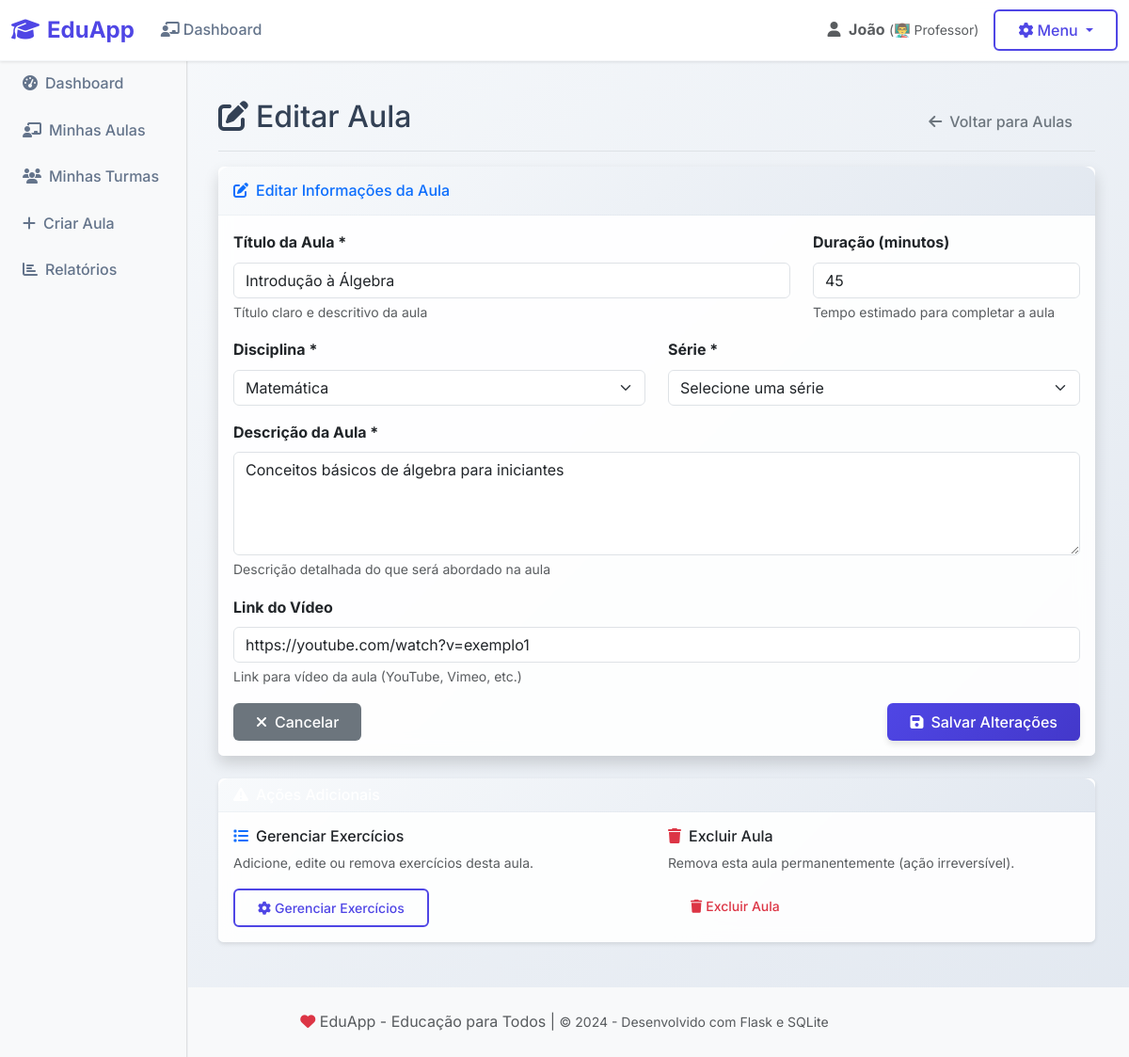
Page /professor/aulas/1/editar (signed in) on the committed database.
### tables this page shows
CREATE TABLE users (
                id INTEGER PRIMARY KEY AUTOINCREMENT,
                username TEXT UNIQUE NOT NULL,
                email TEXT UNIQUE NOT NULL,
                password_hash TEXT NOT NULL,
                first_name TEXT NOT NULL,
                last_name TEXT NOT NULL,
                user_type TEXT NOT NULL DEFAULT 'student',
                is_active BOOLEAN DEFAULT 1,
                created_at TIMESTAMP DEFAULT CURRENT_TIMESTAMP,
                updated_at TIMESTAMP DEFAULT CURRENT_TIMESTAMP
            );

CREATE TABLE aulas (
                id INTEGER PRIMARY KEY AUTOINCREMENT,
                titulo TEXT NOT NULL,
                descricao TEXT,
                disciplina TEXT NOT NULL,
                serie TEXT NOT NULL,
                link_video TEXT,
                professor_id INTEGER NOT NULL,
                duracao_minutos INTEGER DEFAULT 45,
                dificuldade TEXT DEFAULT 'medio' CHECK (dificuldade IN ('facil', 'medio', 'dificil')),
                created_at TIMESTAMP DEFAULT CURRENT_TIMESTAMP,
                updated_at TIMESTAMP DEFAULT CURRENT_TIMESTAMP,
                FOREIGN KEY (professor_id) REFERENCES users (id)
            );

### app.py (the view, shortened to what this page needs)
@app.route('/professor/aulas/<int:aula_id>/editar', methods=['GET', 'POST'])
@professor_required
def editar_aula(aula_id):
    db = get_db()
    cur = db.cursor()
    cur.execute('''
        SELECT id, titulo, descricao, disciplina, serie, link_video, duracao_minutos
        FROM aulas
        WHERE id = ? AND professor_id = ?
    ''', (aula_id, current_user.id))
    aula = cur.fetchone()
    if not aula:
        flash('❌ Aula não encontrada.', 'error')
        return redirect(url_for('professor_aulas'))
    cur.close()
    return render_template('professor_editar_aula.html', aula=aula)

### templates/professor_editar_aula.html (shortened to what this page needs)
{% extends "base.html" %}
{% block content %}
<div class="container-fluid">
    <div class="row">
        <div class="col-md-3 col-lg-2 d-md-block bg-light sidebar">
            <div class="position-sticky pt-3">
                <ul class="nav flex-column">
                    <li class="nav-item">
                        <a class="nav-link" href="{{ url_for('professor_dashboard') }}">
                            <i class="fas fa-tachometer-alt me-2"></i>Dashboard
                        </a>
                    </li>
                    <li class="nav-item">
                        <a class="nav-link" href="{{ url_for('professor_aulas') }}">
                            <i class="fas fa-chalkboard-teacher me-2"></i>Minhas Aulas
                        </a>
                    </li>
                    <li class="nav-item">
                        <a class="nav-link" href="{{ url_for('professor_turmas') }}">
                            <i class="fas fa-users me-2"></i>Minhas Turmas
                        </a>
                    </li>
                    <li class="nav-item">
                        <a class="nav-link" href="{{ url_for('criar_aula') }}">
                            <i class="fas fa-plus me-2"></i>Criar Aula
                        </a>
                    </li>
                    <li class="nav-item">
                        <a class="nav-link" href="{{ url_for('professor_relatorios') }}">
                            <i class="fas fa-chart-bar me-2"></i>Relatórios
                        </a>
                    </li>
                </ul>
            </div>
        </div>
        <div class="col-md-9 ms-sm-auto col-lg-10 px-md-4">
            <div class="d-flex justify-content-between flex-wrap flex-md-nowrap align-items-center pt-3 pb-2 mb-3 border-bottom">
                <h1 class="h2">
                    <i class="fas fa-edit me-2"></i>Editar Aula
                </h1>
                <div class="btn-toolbar mb-2 mb-md-0">
                    <a href="{{ url_for('professor_aulas') }}" class="btn btn-outline-secondary">
                        <i class="fas fa-arrow-left me-2"></i>Voltar para Aulas
                    </a>
                </div>
            </div>
            <div class="row">
                <div class="col-12">
                    <div class="card shadow">
                        <div class="card-header py-3">
                            <h6 class="m-0 font-weight-bold text-primary">
                                <i class="fas fa-edit me-2"></i>Editar Informações da Aula
                            </h6>
                        </div>
                        <div class="card-body">
                            <form method="POST" id="form-aula">
                                <div class="row">
                                    <div class="col-md-8">
                                        <div class="mb-3">
                                            <label for="titulo" class="form-label">
                                                <strong>Título da Aula *</strong>
                                            </label>
                                            <input type="text" class="form-control" id="titulo" name="titulo"
                                                   value="{{ aula.titulo }}" required>
                                            <div class="form-text">Título claro e descritivo da aula</div>
                                        </div>
                                    </div>
                                    <div class="col-md-4">
                                        <div class="mb-3">
                                            <label for="duracao_minutos" class="form-label">
                                                <strong>Duração (minutos)</strong>
                                            </label>
                                            <input type="number" class="form-control" id="duracao_minutos"
                                                   name="duracao_minutos" min="5" max="180"
                                                   value="{{ aula.duracao_minutos or '' }}" placeholder="45">
                                            <div class="form-text">Tempo estimado para completar a aula</div>
                                        </div>
                                    </div>
                                </div>
                                <div class="row">
                                    <div class="col-md-6">
                                        <div class="mb-3">
                                            <label for="disciplina" class="form-label">
                                                <strong>Disciplina *</strong>
                                            </label>
                                            <select class="form-select" id="disciplina" name="disciplina" required>
                                                <option value="Matemática" {% if aula.disciplina == 'Matemática' %}selected{% endif %}>Matemática</option>
                                            </select>
                                        </div>
                                    </div>
                                    <div class="col-md-6">
                                        <div class="mb-3">
                                            <label for="serie" class="form-label">
                                                <strong>Série *</strong>
                                            </label>
                                            <select class="form-select" id="serie" name="serie" required>
                                                <option value="">Selecione uma série</option>
                                            </select>
                                        </div>
                                    </div>
                                </div>
                                <div class="mb-3">
                                    <label for="descricao" class="form-label">
                                        <strong>Descrição da Aula *</strong>
                                    </label>
                                    <textarea class="form-control" id="descricao" name="descricao" rows="4"
                                              placeholder="Descreva o conteúdo da aula, objetivos de aprendizagem e conceitos principais..." required>{{ aula.descricao }}</textarea>
                                    <div class="form-text">Descrição detalhada do que será abordado na aula</div>
                                </div>
                                <div class="mb-3">
                                    <label for="link_video" class="form-label">
                                        <strong>Link do Vídeo</strong>
                                    </label>
                                    <input type="url" class="form-control" id="link_video" name="link_video"
                                           value="{{ aula.link_video or '' }}"
                                           placeholder="https://www.youtube.com/watch?v=... ou https://vimeo.com/...">
                                    <div class="form-text">Link para vídeo da aula (YouTube, Vimeo, etc.)</div>
                                </div>
                                <div class="d-flex justify-content-between">
                                    <a href="{{ url_for('professor_aulas') }}" class="btn btn-secondary">
                                        <i class="fas fa-times me-2"></i>Cancelar
                                    </a>
                                    <button type="submit" class="btn btn-primary">
                                        <i class="fas fa-save me-2"></i>Salvar Alterações
                                    </button>
                                </div>
                            </form>
                        </div>
                    </div>
                </div>
            </div>
            <div class="row mt-4">
                <div class="col-12">
                    <div class="card border-warning">
                        <div class="card-header bg-warning text-white">
                            <h6 class="m-0">
                                <i class="fas fa-exclamation-triangle me-2"></i>Ações Adicionais
                            </h6>
                        </div>
                        <div class="card-body">
                            <div class="row">
                                <div class="col-md-6">
                                    <h6><i class="fas fa-list text-primary me-2"></i>Gerenciar Exercícios</h6>
                                    <p class="small text-muted">Adicione, edite ou remova exercícios desta aula.</p>
                                    <a href="#" class="btn btn-outline-primary btn-sm">
                                        <i class="fas fa-cog me-1"></i>Gerenciar Exercícios
                                    </a>
                                </div>
                                <div class="col-md-6">
                                    <h6><i class="fas fa-trash text-danger me-2"></i>Excluir Aula</h6>
                                    <p class="small text-muted">Remova esta aula permanentemente (ação irreversível).</p>
                                    <button class="btn btn-outline-danger btn-sm" onclick="confirmarExclusao()">
                                        <i class="fas fa-trash me-1"></i>Excluir Aula
                                    </button>
                                </div>
                            </div>
                        </div>
                    </div>
                </div>
            </div>
        </div>
    </div>
</div>
{% endblock %}

### templates/base.html (shortened to what this page needs)
<!DOCTYPE html>
<html lang="pt-BR">
<head>
    <link href="https://cdn.jsdelivr.net/npm/bootstrap@5.3.0/dist/css/bootstrap.min.css" rel="stylesheet">
    <link href="https://cdnjs.cloudflare.com/ajax/libs/font-awesome/6.4.0/css/all.min.css" rel="stylesheet">
</head>
<body>
    <nav class="navbar navbar-expand-lg navbar-light sticky-top">
        <div class="container-fluid">
            <a class="navbar-brand" href="{{ url_for('splash') }}">
                <i class="fas fa-graduation-cap me-2"></i>EduApp
            </a>
            <div class="collapse navbar-collapse" id="navbarNav">
                <ul class="navbar-nav me-auto">
                    {% if current_user.is_authenticated %}
                    {% if current_user.is_admin %}
                    <li class="nav-item">
                        <a class="nav-link" href="{{ url_for('admin_dashboard') }}">
                            <i class="fas fa-tachometer-alt me-1"></i>Dashboard
                        </a>
                    </li>
                    <li class="nav-item">
                        <a class="nav-link" href="{{ url_for('admin_usuarios') }}">
                            <i class="fas fa-users me-1"></i>Usuários
                        </a>
                    </li>
                    <li class="nav-item">
                        <a class="nav-link" href="{{ url_for('admin_relatorios') }}">
                            <i class="fas fa-chart-bar me-1"></i>Relatórios
                        </a>
                    </li>
                    {% elif current_user.is_professor %}
                    <li class="nav-item">
                        <a class="nav-link" href="{{ url_for('professor_dashboard') }}">
                            <i class="fas fa-chalkboard-teacher me-1"></i>Dashboard
                        </a>
                    </li>
                    {% endif %}
                    {% endif %}
                </ul>
                <div class="d-flex align-items-center">
                    {% if current_user.is_authenticated %}
                    <div class="me-3 d-none d-md-block">
                        <span class="text-muted">
                            <i class="fas fa-user me-1"></i>
                            <strong>{{ current_user.first_name }}</strong>
                            <small class="text-muted">({{ get_user_type_display(current_user.user_type) }})</small>
                        </span>
                    </div>
                    <div class="dropdown">
                        <button class="btn btn-outline-primary dropdown-toggle" type="button" data-bs-toggle="dropdown">
                            <i class="fas fa-cog me-1"></i>Menu
                        </button>
                    </div>
                    {% endif %}
                </div>
            </div>
        </div>
    </nav>
    <main class="container-fluid my-4">
        {% block content %}
        {% endblock %}
    </main>
    <footer class="bg-light text-center text-muted py-4 mt-5">
        <div class="container">
            <p class="mb-0">
                <i class="fas fa-heart text-danger"></i>
                EduApp - Educação para Todos |
                <small>&copy; 2024 - Desenvolvido com Flask e SQLite</small>
            </p>
        </div>
    </footer>
</body>
</html>

### rows in the picture
users: first_name "João", user_type "👨‍🏫 Professor"
aulas: titulo "Introdução à Álgebra", duracao_minutos "45", disciplina "Matemática", descricao "Conceitos básicos de álgebra para iniciantes", link_video "https://youtube.com/watch?v=exemplo1"
